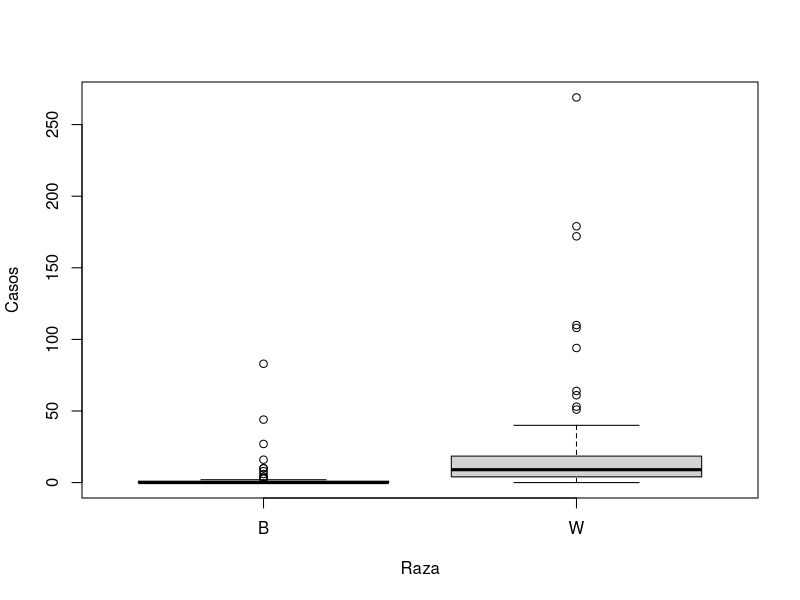
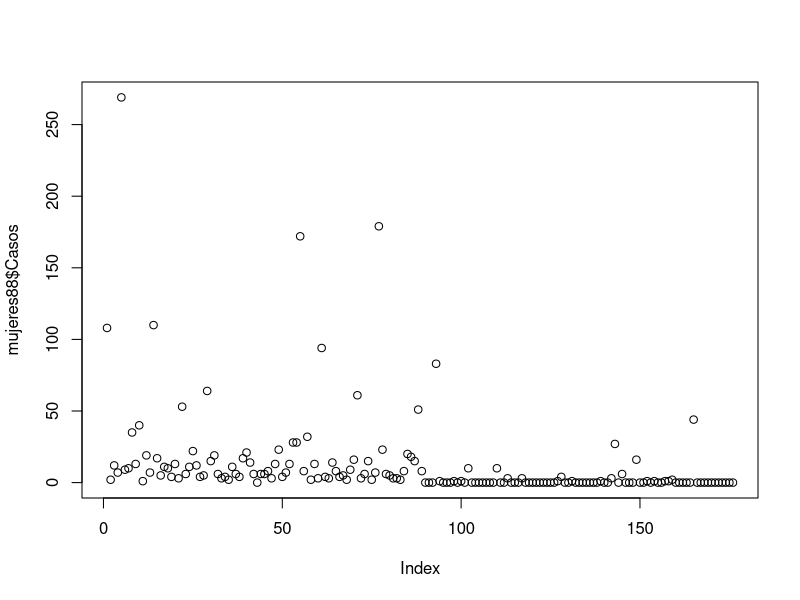
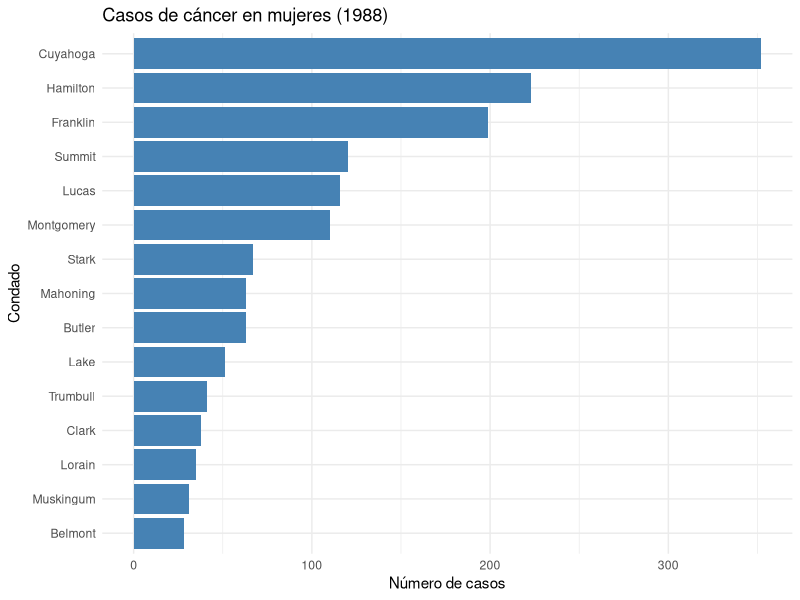

Here is the R script that generated these plots, in order:
## ---- chunk 1
#--------------------------------- Librerías ----------------------------------#
library(readr) #leer csv
library(dplyr) #manejo de datos
library(ggplot2) #gráficas
## ---- chunk 2
#------------------------------------ Data ------------------------------------#
ohlung <- read_csv("ohiolung/ohlung.csv")
head(ohlung,10)
## ---- chunk 3
ohlung %>% select(-c("LM68","LF68","LM78","LF78","LM88","LF88",
                     "POPM68","POPF68","POPM78","POPF78","POPM88","POPF88"))
tabla1 <- ohlung %>% select(COUNTYID,NAME,AREA,PERIMETER,Casos=LFW88,
                            Poblacion=POPFW88)
tabla2 <- ohlung %>% select(COUNTYID,NAME,AREA,PERIMETER,Casos=LFB88,
                            Poblacion=POPFB88)
mujeres88 <- bind_rows(tabla1,tabla2)
mujeres88 <- mujeres88 %>% mutate(Raza=c(rep("W",88),rep("B",88)))
mujeres88$Raza <- as.factor(mujeres88$Raza)
str(mujeres88)
## ---- chunk 4
boxplot(Casos ~ Raza, data=mujeres88)
## ---- chunk 5
plot(mujeres88$Casos)
## ---- chunk 6
casos_condado <- mujeres88 %>%
  group_by(NAME) %>%
  summarise(casos = sum(Casos, na.rm = TRUE)) %>% arrange(desc(casos))

ggplot(head(casos_condado,15), aes(x = reorder(NAME, casos), y = casos)) +
  geom_col(fill = "steelblue") +
  coord_flip() +
  labs(
    title = "Casos de cáncer en mujeres (1988)",
    x = "Condado",
    y = "Número de casos"
  ) +
  theme_minimal()

## ---- chunk 7

## ---- chunk 8

## ---- chunk 9

## ---- chunk 10

## ---- chunk 11

## ---- chunk 12

